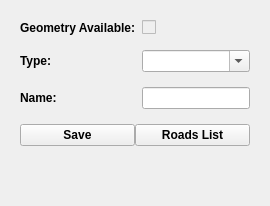
                                  <widget class="QWidget" name="page_road">
                                    <layout class="QVBoxLayout" name="verticalLayout_20">
                                      <item>
                                        <widget class="QWidget" name="widget_5" native="true">
                                          <layout class="QVBoxLayout" name="verticalLayout_9">
                                            <item>
                                              <layout class="QFormLayout" name="formLayout_road">
                                                <property name="verticalSpacing">
                                                  <number>15</number>
                                                </property>
                                                <item row="0" column="0">
                                                  <widget class="QLabel" name="label_20">
                                                    <property name="font">
                                                      <font>
                                                        <weight>75</weight>
                                                        <bold>true</bold>
                                                      </font>
                                                    </property>
                                                    <property name="text">
                                                      <string>Geometry Available:</string>
                                                    </property>
                                                  </widget>
                                                </item>
                                                <item row="0" column="1">
                                                  <widget class="QCheckBox" name="is_road">
                                                    <property name="enabled">
                                                      <bool>false</bool>
                                                    </property>
                                                    <property name="toolTip">
                                                      <string>&lt;html&gt;&lt;head/&gt;&lt;body&gt;&lt;p&gt;Indicator of geometry availability for road&lt;/p&gt;&lt;/body&gt;&lt;/html&gt;</string>
                                                    </property>
                                                    <property name="text">
                                                      <string />
                                                    </property>
                                                  </widget>
                                                </item>
                                                <item row="1" column="0">
                                                  <widget class="QLabel" name="label_22">
                                                    <property name="font">
                                                      <font>
                                                        <weight>75</weight>
                                                        <bold>true</bold>
                                                      </font>
                                                    </property>
                                                    <property name="text">
                                                      <string>Type:</string>
                                                    </property>
                                                  </widget>
                                                </item>
                                                <item row="1" column="1">
                                                  <widget class="QComboBox" name="type_voie">
                                                    <property name="toolTip">
                                                      <string>&lt;html&gt;&lt;head/&gt;&lt;body&gt;&lt;p&gt;Select road type&lt;/p&gt;&lt;/body&gt;&lt;/html&gt;</string>
                                                    </property>
                                                    <property name="editable">
                                                      <bool>true</bool>
                                                    </property>
                                                  </widget>
                                                </item>
                                                <item row="2" column="0">
                                                  <widget class="QLabel" name="label_23">
                                                    <property name="font">
                                                      <font>
                                                        <weight>75</weight>
                                                        <bold>true</bold>
                                                      </font>
                                                    </property>
                                                    <property name="text">
                                                      <string>Name:</string>
                                                    </property>
                                                  </widget>
                                                </item>
                                                <item row="2" column="1">
                                                  <widget class="QLineEdit" name="nom_voie">
                                                    <property name="maximumSize">
                                                      <size>
                                                        <width>400</width>
                                                        <height>16777215</height>
                                                      </size>
                                                    </property>
                                                    <property name="toolTip">
                                                      <string>&lt;html&gt;&lt;head/&gt;&lt;body&gt;&lt;p align="right"&gt;The road name must not be concatenated with the road type, e.g.&lt;span style=" font-weight:600;"&gt; Didouche Mourad Street &lt;/span&gt;&lt;/p&gt;&lt;p align="right"&gt;&lt;span style=" font-weight:600;"&gt;Road Type:&lt;/span&gt; Street&lt;/p&gt;&lt;p align="right"&gt;&lt;span style=" font-weight:600;"&gt;Road Name:&lt;/span&gt; Didouche Mourad&lt;/p&gt;&lt;/body&gt;&lt;/html&gt;</string>
                                                    </property>
                                                  </widget>
                                                </item>
                                                <item row="3" column="0" colspan="2">
                                                  <layout class="QHBoxLayout" name="horizontalLayout_12">
                                                    <item>
                                                      <widget class="QPushButton" name="submit_voie">
                                                        <property name="maximumSize">
                                                          <size>
                                                            <width>150</width>
                                                            <height>16777215</height>
                                                          </size>
                                                        </property>
                                                        <property name="font">
                                                          <font>
                                                            <weight>75</weight>
                                                            <bold>true</bold>
                                                          </font>
                                                        </property>
                                                        <property name="toolTip">
                                                          <string>Save information and geometry in the database</string>
                                                        </property>
                                                        <property name="text">
                                                          <string>Save</string>
                                                        </property>
                                                        <property name="icon">
                                                          <iconset>
                                                            <normaloff>../icons/icons8-save-50.png</normaloff>../icons/icons8-save-50.png</iconset>
                                                        </property>
                                                      </widget>
                                                    </item>
                                                    <item>
                                                      <widget class="QPushButton" name="list_voie">
                                                        <property name="maximumSize">
                                                          <size>
                                                            <width>150</width>
                                                            <height>16777215</height>
                                                          </size>
                                                        </property>
                                                        <property name="font">
                                                          <font>
                                                            <weight>75</weight>
                                                            <bold>true</bold>
                                                          </font>
                                                        </property>
                                                        <property name="toolTip">
                                                          <string>Save information and geometry in the database</string>
                                                        </property>
                                                        <property name="text">
                                                          <string>Roads List</string>
                                                        </property>
                                                        <property name="icon">
                                                          <iconset>
                                                            <normaloff>../icons/icons8-list-50.png</normaloff>../icons/icons8-list-50.png</iconset>
                                                        </property>
                                                      </widget>
                                                    </item>
                                                  </layout>
                                                </item>
                                              </layout>
                                            </item>
                                          </layout>
                                        </widget>
                                      </item>
                                      <item>
                                        <spacer name="verticalSpacer_4">
                                          <property name="orientation">
                                            <enum>Qt::Vertical</enum>
                                          </property>
                                          <property name="sizeHint" stdset="0">
                                            <size>
                                              <width>20</width>
                                              <height>40</height>
                                            </size>
                                          </property>
                                        </spacer>
                                      </item>
                                    </layout>
                                  </widget>
